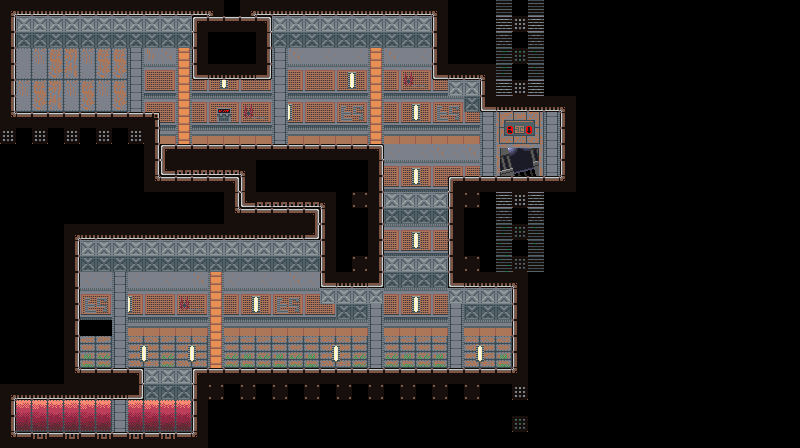

A level layout from a 2D game, rendered from its tile map. Below: a short description, then the map file with tile-grid data replaced by summaries:
An orthogonal 50x28 tile map with 16x16 px tiles, 4 tile layers (bg, blocks, secret, ladders), 4 tilesets and 48 objects (10x 7, 6x collider, 4x grey_crate, 4x red_crate, 4x green_crate, ...).

<map version="1.10" tiledversion="1.10.2" orientation="orthogonal" renderorder="right-down" width="50" height="28" tilewidth="16" tileheight="16" infinite="0" nextlayerid="12" nextobjectid="52">
 <editorsettings>
  <export target="5.csv" format="csv" />
 </editorsettings>
 <tileset firstgid="1" source="../../assets/tilesets/doors.tsx" />
 <tileset firstgid="10" source="../../assets/tilesets/test.tsx" />
 <tileset firstgid="82" source="../../assets/tilesets/objects.tsx" />
 <tileset firstgid="94" source="../../assets/tilesets/background.tsx" />
 <layer id="10" name="bg" width="50" height="28">
  <data>[1400 cells, 490 non-empty, 67 distinct tile ids]</data>
 </layer>
 <layer id="1" name="blocks" width="50" height="28">
  <data>[1400 cells, 281 non-empty, 20 distinct tile ids]</data>
 </layer>
 <layer id="11" name="secret" width="50" height="28">
  <data>[1400 cells, 0 non-empty, 0 distinct tile ids]</data>
 </layer>
 <layer id="2" name="ladders" width="50" height="28">
  <data>[1400 cells, 0 non-empty, 0 distinct tile ids]</data>
 </layer>
 <objectgroup id="3" name="exits">
  <object id="1" name="2" gid="2" x="32" y="432" width="16" height="24" />
  <object id="4" name="7" gid="7" x="48" y="112" width="48" height="40" />
 </objectgroup>
 <objectgroup id="4" name="entries">
  <object id="2" name="2" x="32" y="400">
   <point />
  </object>
  <object id="5" name="6" x="64" y="80">
   <point />
  </object>
 </objectgroup>
 <objectgroup id="5" name="platforms">
  <object id="7" name="7" gid="83" x="144" y="384" width="48" height="16" />
  <object id="9" name="7" gid="83" x="256" y="80" width="48" height="16" />
  <object id="10" name="7" gid="83" x="304" y="80" width="48" height="16" />
  <object id="11" name="7" gid="83" x="352" y="80" width="48" height="16" />
  <object id="12" name="7" gid="83" x="400" y="80" width="48" height="16" />
  <object id="13" name="grey_crate" gid="90" x="240" y="376" width="24" height="24" />
  <object id="14" name="red_crate" gid="92" x="288" y="376" width="24" height="24" />
  <object id="15" name="blue_crate" gid="86" x="368" y="376" width="24" height="24" />
  <object id="16" name="green_crate" gid="88" x="416" y="376" width="24" height="24" />
  <object id="17" name="grey_crate" gid="90" x="416" y="352" width="24" height="24" />
  <object id="18" name="red_small_crate" gid="93" x="264" y="368" width="16" height="16" />
  <object id="19" name="green_small_crate" gid="89" x="352" y="368" width="16" height="16" />
  <object id="20" name="grey_crate" gid="90" x="304" y="152" width="24" height="24" />
  <object id="21" name="red_crate" gid="92" x="352" y="152" width="24" height="24" />
  <object id="22" name="red_small_crate" gid="93" x="328" y="144" width="16" height="16" />
  <object id="23" name="blue_crate" gid="86" x="240" y="352" width="24" height="24" />
  <object id="24" name="green_crate" gid="88" x="216" y="352" width="24" height="24" />
  <object id="25" name="red_crate" gid="92" x="216" y="376" width="24" height="24" />
  <object id="26" name="grey_crate" gid="90" x="104" y="376" width="24" height="24" />
  <object id="27" name="blue_crate" gid="86" x="104" y="352" width="24" height="24" />
  <object id="28" name="green_crate" gid="88" x="80" y="352" width="24" height="24" />
  <object id="29" name="red_crate" gid="92" x="80" y="376" width="24" height="24" />
  <object id="37" name="7" gid="83" x="368" y="208" width="48" height="16" />
  <object id="38" name="7" gid="83" x="416" y="208" width="48" height="16" />
  <object id="39" name="7" gid="83" x="368" y="272" width="48" height="16" />
  <object id="40" name="7" gid="83" x="416" y="272" width="48" height="16" />
  <object id="41" name="green_crate" gid="88" x="168" y="440" width="24" height="24" />
  <object id="44" name="barrel" x="204" y="124">
   <point />
  </object>
 </objectgroup>
 <objectgroup id="6" name="entities">
  <object id="42" name="sg guard_1" x="320" y="32">
   <point />
  </object>
  <object id="43" name="guard_7" x="272" y="96">
   <point />
  </object>
  <object id="45" name="guard_8" x="288" y="320">
   <point />
  </object>
  <object id="46" name="collider" x="384" y="352" width="16" height="16" />
  <object id="47" name="collider" x="160" y="352" width="16" height="16" />
  <object id="48" name="collider" x="208" y="128" width="16" height="16" />
  <object id="49" name="collider" x="384" y="128" width="16" height="16" />
  <object id="50" name="collider" x="256" y="48" width="16" height="16" />
  <object id="51" name="collider" x="432" y="48" width="16" height="16" />
 </objectgroup>
 <objectgroup id="7" name="liquid" />
 <objectgroup id="8" name="pickups">
  <object id="30" name="stimpack_5" x="384" y="64">
   <point />
  </object>
  <object id="31" name="stimpack_6" x="404" y="64">
   <point />
  </object>
  <object id="32" name="first aid_2" x="91" y="320">
   <point />
  </object>
  <object id="33" name="first aid_3" x="113" y="320">
   <point />
  </object>
  <object id="34" name="shells_0" x="448" y="368">
   <point />
  </object>
  <object id="35" name="shells_1" x="468" y="368">
   <point />
  </object>
  <object id="36" name="shotgun_0" x="480" y="344">
   <point />
  </object>
 </objectgroup>
 <objectgroup id="9" name="triggers" />
</map>
